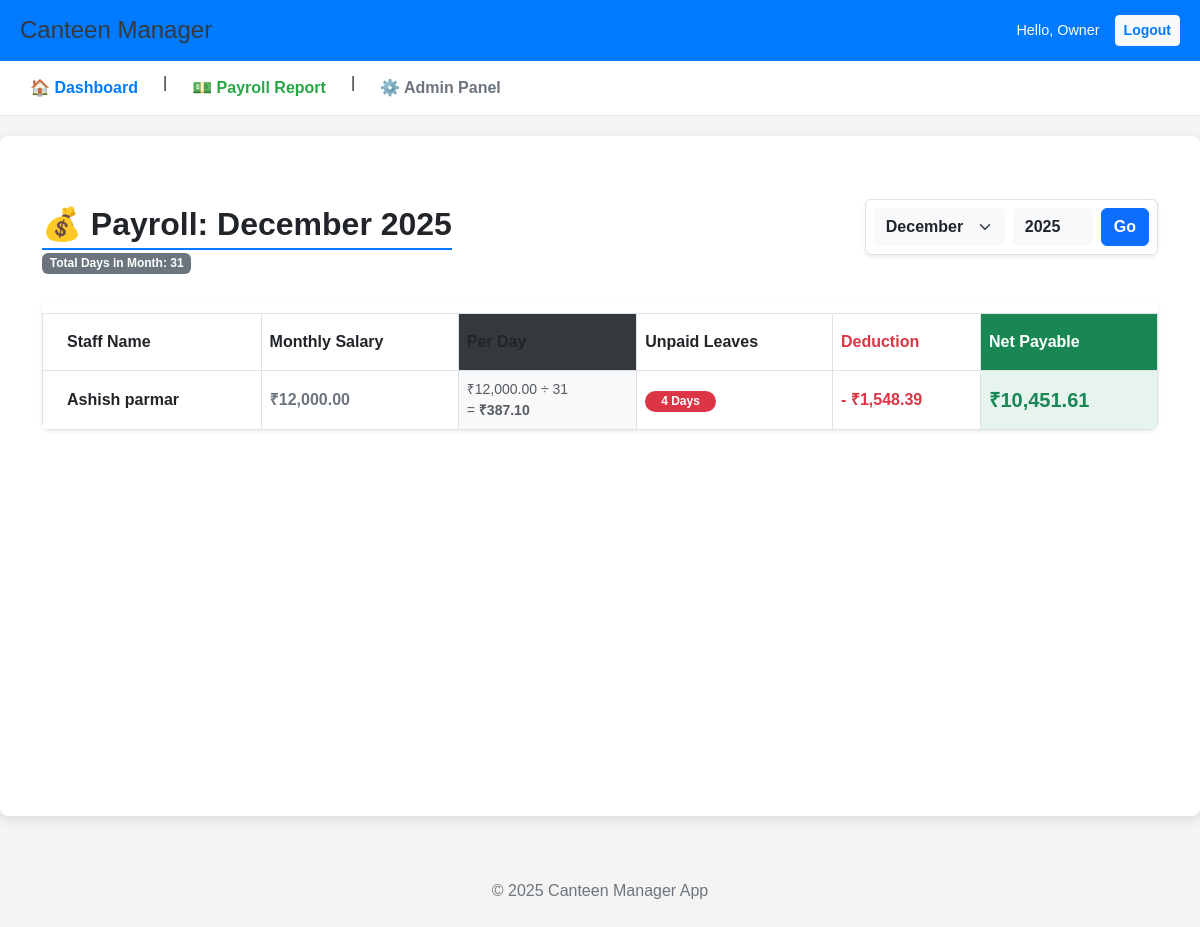
The app's page /management/payroll/generate/ (signed in), older data.
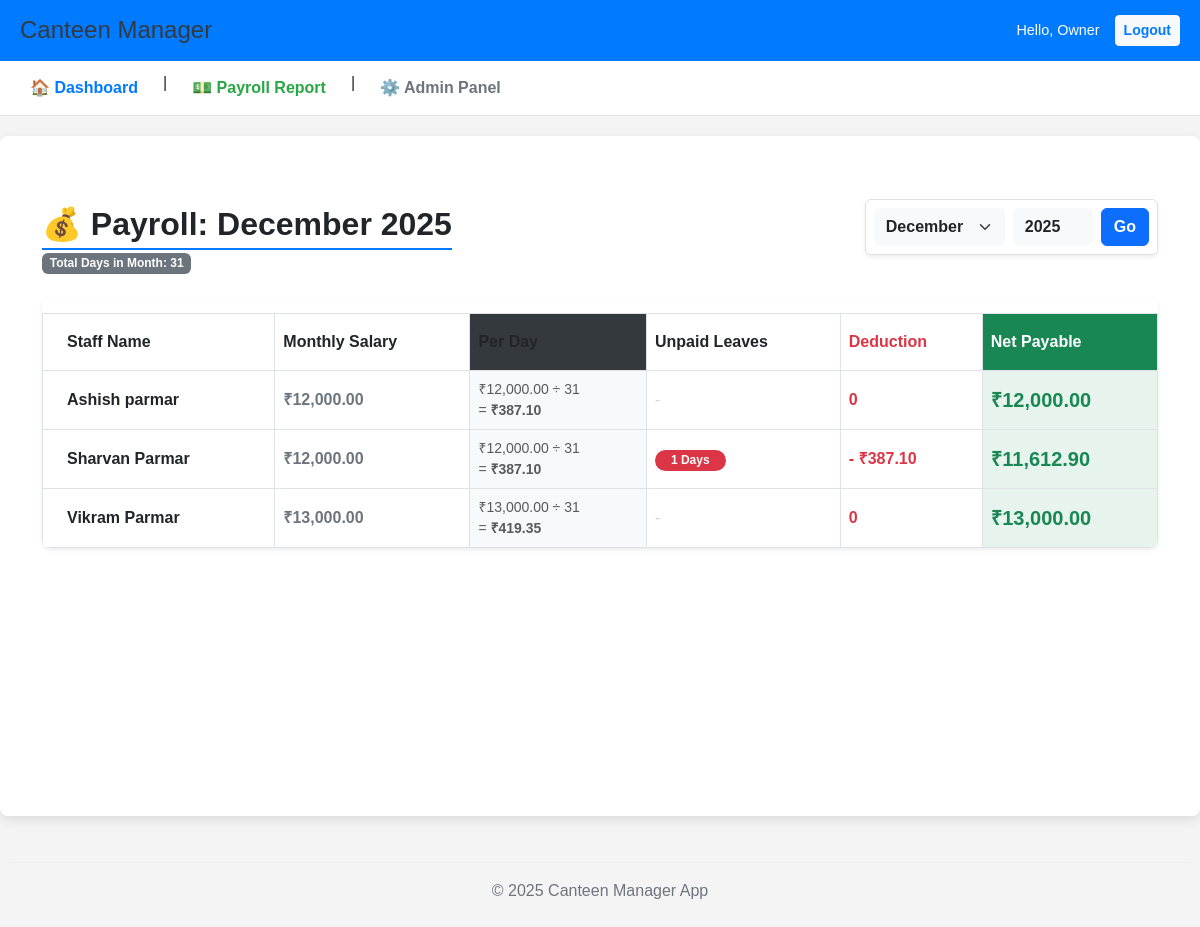
The same page, newer data.
### management/models.py (models this page shows, shortened)
class Staff(models.Model):
    ROLES = [
        ('Manager', 'Manager'),
        ('Cook', 'Cook'),
        ('Helper', 'Helper'),
    ]
    canteen = models.ForeignKey(
        Canteen,
        on_delete=models.SET_NULL, # अगर कैंटीन डिलीट हो जाए, तो स्टाफ को NULL कर दें
        null=True,
        blank=True,
        verbose_name="Assigned Canteen"
    )
    name = models.CharField(max_length=100, verbose_name="Staff Name")
    role = models.CharField(max_length=50, choices=ROLES, default='Helper', verbose_name="Role")
    phone = models.CharField(max_length=15, default='0000000000', verbose_name="Phone Number")
    joining_date = models.DateField(null=True, blank=True, verbose_name="Joining Date")
    monthly_salary = models.DecimalField(max_digits=10, decimal_places=2, verbose_name="Monthly Salary")
    bank_account_no = models.CharField(max_length=20, blank=True, null=True,verbose_name="Bank Account No")
    ifsc_code = models.CharField(max_length=15, blank=True, null=True,verbose_name="IFSC Code")
    photo = models.ImageField(upload_to='staff_photos/', null=True, blank=True, verbose_name="Staff Photo")
    aadhar_card = models.ImageField(upload_to='staff_aadhar/', null=True, blank=True, verbose_name="Aadhar Card Photo")
    class Meta:
        verbose_name = "Staff Member"
        verbose_name_plural = "Staff"
    is_active = models.BooleanField(default=True, verbose_name="Is Active Employee")
    leaving_date = models.DateField(null=True, blank=True, verbose_name="Leaving Date")

### management/views.py (the view)
# urls.py: path('payroll/generate/', views.generate_payroll, name='generate_payroll'),
@login_required
def generate_payroll(request):
    today = date.today()
    selected_month = request.GET.get('month', today.month)
    selected_year = request.GET.get('year', today.year)
    selected_month = int(selected_month)
    selected_year = int(selected_year)
    _, num_days = calendar.monthrange(selected_year, selected_month)
    payroll_data = []
    all_staff = Staff.objects.all()
    for staff in all_staff:
        unpaid_leaves_count = 0
        leaves = StaffLeave.objects.filter(
            staff=staff,
            start_date__year=selected_year,
            start_date__month=selected_month,
            is_paid_leave=False  # <--- SIRF UNPAID GINO
        )
        for leave in leaves:
            duration = (leave.end_date - leave.start_date).days + 1
            unpaid_leaves_count += duration
        paid_leaves_count = 0
        p_leaves = StaffLeave.objects.filter(
            staff=staff,
            start_date__year=selected_year,
            start_date__month=selected_month,
            is_paid_leave=True   # <--- PAID VALI
        )
        for pl in p_leaves:
            duration = (pl.end_date - pl.start_date).days + 1
            paid_leaves_count += duration
        if num_days > 0:
            per_day_salary = staff.monthly_salary / num_days
        else:
            per_day_salary = 0
        deduction = unpaid_leaves_count * per_day_salary
        net_salary = staff.monthly_salary - deduction
        present_days = num_days - unpaid_leaves_count
        payroll_data.append({
            'staff': staff,
            'total_days': num_days,
            'present_days': present_days,
            'paid_leaves': paid_leaves_count,
            'unpaid_leaves': unpaid_leaves_count,
            'per_day': round(per_day_salary, 2),
            'base_salary': staff.monthly_salary,
            'deduction': round(deduction, 2),
            'net_salary': round(net_salary, 2)
        })
    context = {
        'payroll_data': payroll_data,
        'month': selected_month,
        'year': selected_year,
        'month_name': calendar.month_name[selected_month]
    }
    return render(request, 'management/payroll_dashboard.html', context)

### management/templates/management/payroll_dashboard.html (shortened to what this page needs)
{% extends 'base.html' %}
{% load humanize %}
{% block content %}
<div class="container mt-4">
    <div class="d-flex flex-wrap justify-content-between align-items-center mb-4 gap-3">
        <div>
            <h2 class="fw-bold text-dark mb-0">💰 Payroll: {{ month_name }} {{ year }}</h2>
            <span class="badge bg-secondary">Total Days in Month: {{ payroll_data.0.total_days }}</span>
        </div>
        <form class="d-flex gap-2 bg-white p-2 rounded shadow-sm border">
            <select name="month" class="form-select border-0 bg-light fw-bold">
                <option value="12" {% if month == 12 %}selected{% endif %}>December</option>
            </select>
            <input type="number" name="year" value="{{ year }}" class="form-control border-0 bg-light fw-bold" style="width: 80px;">
            <button class="btn btn-primary fw-bold">Go</button>
        </form>
    </div>
    <div class="card shadow-sm border-0 rounded-3 overflow-hidden">
        <div class="table-responsive">
            <table class="table table-hover align-middle text-center mb-0">
                <thead class="bg-dark text-white">
                    <tr>
                        <th class="text-start ps-4 py-3">Staff Name</th>
                        <th class="py-3">Monthly Salary</th>
                        <th class="py-3 bg-secondary bg-opacity-25">Per Day</th> <th class="py-3">Unpaid Leaves</th>
                        <th class="py-3 text-danger">Deduction</th>
                        <th class="py-3 bg-success text-white">Net Payable</th>
                    </tr>
                </thead>
                <tbody>
                    {% for p in payroll_data %}
                    <tr>
                        <td class="text-start ps-4 fw-bold text-dark">{{ p.staff.name }}</td>
                        <td class="fw-bold text-secondary">₹{{ p.base_salary|intcomma }}</td>
                        <td class="small text-muted bg-light">
                            ₹{{ p.base_salary|intcomma }} ÷ {{ p.total_days }} <br>
                            = <b>₹{{ p.per_day }}</b>
                        </td>
                        <td>
                            {% if p.unpaid_leaves > 0 %}
                                <span class="badge bg-danger rounded-pill px-3">{{ p.unpaid_leaves }} Days</span>
                            {% else %}
                                <span class="text-muted opacity-25">-</span>
                            {% endif %}
                        </td>
                        <td class="text-danger fw-bold">
                            {% if p.deduction > 0 %}
                                - ₹{{ p.deduction|intcomma }}
                            {% else %}
                                0
                            {% endif %}
                        </td>
                        <td class="bg-success bg-opacity-10">
                            <h5 class="fw-bold text-success mb-0">₹{{ p.net_salary|intcomma }}</h5>
                        </td>
                    </tr>
                    {% empty %}
                    <tr><td colspan="6" class="py-5 text-muted">No staff found based on your filter.</td></tr>
                    {% endfor %}
                </tbody>
            </table>
        </div>
    </div>
</div>
{% endblock %}

Row changes from the older to the newer data that the page shows:
changed Staff "Ashish parmar": net_salary "10,451.61" → "12,000.00"; unpaid_leaves "4" → (not shown); deduction "1,548.39" → (not shown); text "Days - ₹" → "- 0"
added Staff: staff.name "Sharvan Parmar", base_salary "12,000.00", total_days "31", per_day "387.10", unpaid_leaves "1", deduction "387.10", net_salary "11,612.90"
added Staff: staff.name "Vikram Parmar", base_salary "13,000.00", total_days "31", per_day "419.35", net_salary "13,000.00"
